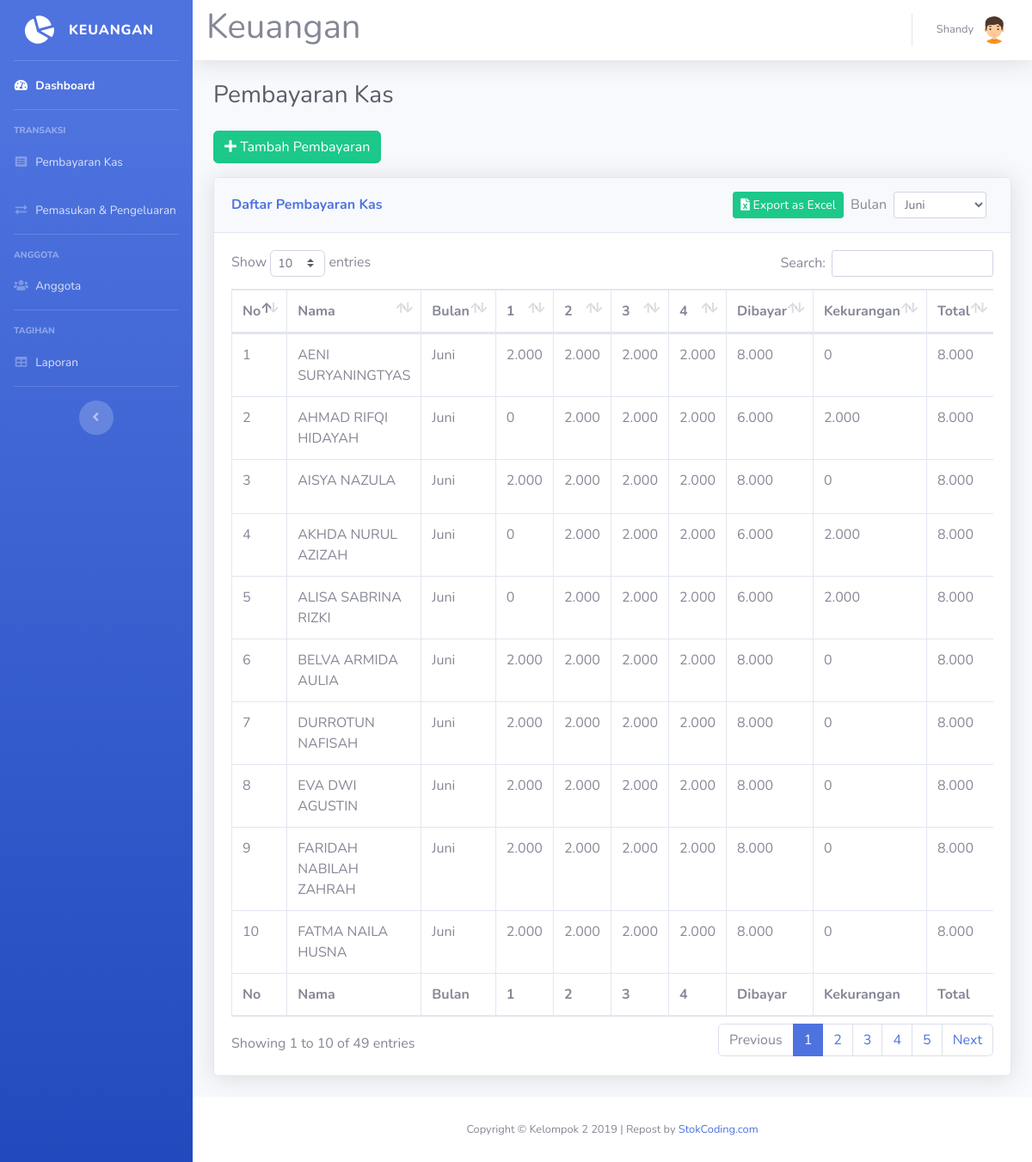
The page /pembayaran.php?bulan=Juni (signed in) on the database its author committed.
### tables this page shows
CREATE TABLE `pembayaran_kas` (
  `id_kas` int(11) NOT NULL,
  `nama` varchar(50) NOT NULL,
  `minggu_1` int(11) DEFAULT 0,
  `minggu_2` int(11) DEFAULT 0,
  `minggu_3` int(11) DEFAULT 0,
  `minggu_4` int(11) DEFAULT 0,
  `bulan` varchar(20) NOT NULL,
  `dibayar` int(11) DEFAULT 0,
  `kekurangan` int(11) DEFAULT 0,
  `total` int(11) DEFAULT 0
);

### pembayaran.php (the view, shortened to what this page needs)
<!DOCTYPE html>
<html lang="en">
<head>
  <link href="vendor/fontawesome-free/css/all.min.css" rel="stylesheet" type="text/css">
  <link href="css/sb-admin-2.min.css" rel="stylesheet">
  <link href="vendor/datatables/dataTables.bootstrap4.min.css" rel="stylesheet">
  <script src="https://cdn.jsdelivr.net/npm/@tailwindcss/browser@4"></script>
</head>
<body id="page-top">
<?php
require 'koneksi.php';
require 'sidebar.php';
$bulanOptions = ['Januari', 'Februari', 'Maret', 'April', 'Mei', 'Juni', 'Juli', 'Agustus', 'September', 'Oktober', 'November', 'Desember'];
$selectedBulan = isset($_GET['bulan']) ? $_GET['bulan'] : 'Januari';
$safeBulan = mysqli_real_escape_string($koneksi, $selectedBulan);
$queryKas = mysqli_query($koneksi, "SELECT * FROM pembayaran_kas WHERE bulan = '{$safeBulan}' ORDER BY nama");
?>
  <div id="content">
<?php require 'navbar.php'; ?>
    <div class="container-fluid">
      <div class="d-sm-flex align-items-center justify-content-between mb-4">
        <h1 class="h3 mb-0 text-gray-800">Pembayaran Kas</h1>
      </div>
      <button type="button" class="btn btn-success mb-3" data-toggle="modal" data-target="#modalTambahKas">
        <i class="fa fa-plus"></i> Tambah Pembayaran
      </button>
      <div class="card shadow mb-4" id="card-pembayaran-kas">
        <div class="card-header py-3 d-flex flex-row align-items-center justify-content-between">
          <h6 class="m-0 font-weight-bold text-primary">Daftar Pembayaran Kas</h6>
          <div class="d-flex align-items-center flex-wrap">
            <a href="export-pembayaran.php?bulan=<?php echo urlencode($selectedBulan); ?>" class="btn btn-success btn-sm mr-2" title="Simpan sebagai Excel">
              <i class="fas fa-file-excel"></i> Export as Excel
            </a>
            <form class="form-inline mb-0" method="get">
              <div class="form-group mr-2">
                <label for="filter-bulan" class="mr-2 mb-0">Bulan</label>
                <select id="filter-bulan" name="bulan" class="form-control form-control-sm" onchange="this.form.submit()">
<?php
foreach ($bulanOptions as $b) {
    $selected = ($selectedBulan === $b) ? 'selected' : '';
    echo '<option value="'.$b.'" '.$selected.'>'.$b.'</option>';
}
?>
                </select>
              </div>
            </form>
          </div>
        </div>
        <div class="card-body">
          <div class="table-responsive">
            <table class="table table-bordered" id="dataTable" width="100%" cellspacing="0">
              <thead>
                <tr>
                  <th>No</th>
                  <th>Nama</th>
                  <th>Bulan</th>
                  <th>1</th>
                  <th>2</th>
                  <th>3</th>
                  <th>4</th>
                  <th>Dibayar</th>
                  <th>Kekurangan</th>
                  <th>Total</th>
                </tr>
              </thead>
              <tfoot>
                <tr>
                  <th>No</th>
                  <th>Nama</th>
                  <th>Bulan</th>
                  <th>1</th>
                  <th>2</th>
                  <th>3</th>
                  <th>4</th>
                  <th>Dibayar</th>
                  <th>Kekurangan</th>
                  <th>Total</th>
                </tr>
              </tfoot>
              <tbody>
<?php
$no = 1;
while ($row = mysqli_fetch_assoc($queryKas)) {
    ?>
                <tr>
                  <td><?php echo $no++; ?></td>
                  <td><?php echo htmlspecialchars($row['nama'], ENT_QUOTES, 'UTF-8'); ?></td>
                  <td><?php echo htmlspecialchars($row['bulan'], ENT_QUOTES, 'UTF-8'); ?></td>
                  <td><?php echo number_format($row['minggu_1'], 0, ',', '.'); ?></td>
                  <td><?php echo number_format($row['minggu_2'], 0, ',', '.'); ?></td>
                  <td><?php echo number_format($row['minggu_3'], 0, ',', '.'); ?></td>
                  <td><?php echo number_format($row['minggu_4'], 0, ',', '.'); ?></td>
                  <td><?php echo number_format($row['dibayar'], 0, ',', '.'); ?></td>
                  <td><?php echo number_format($row['kekurangan'], 0, ',', '.'); ?></td>
                  <td><?php echo number_format($row['total'], 0, ',', '.'); ?></td>
                </tr>
<?php
}
?>
              </tbody>
            </table>
          </div>
        </div>
      </div>
    </div>
  </div>
<?php require 'footer.php'; ?>
    </div>
  </div>
</body>
</html>

### pembayaran.php (style rules this page uses)
body * { visibility: hidden; }
#card-pembayaran-kas, #card-pembayaran-kas * { visibility: visible; }
#card-pembayaran-kas { position: absolute; left: 0; top: 0; width: 100%; }
.card-header .btn, .card-header .form-inline { display: none !important; }

### rows shown on the page
pembayaran_kas: nama "AENI SURYANINGTYAS", bulan "Juni", minggu_1 "2.000", minggu_2 "2.000", minggu_3 "2.000", minggu_4 "2.000", dibayar "8.000", kekurangan "0", total "8.000"
pembayaran_kas: nama "AHMAD RIFQI HIDAYAH", bulan "Juni", minggu_1 "0", minggu_2 "2.000", minggu_3 "2.000", minggu_4 "2.000", dibayar "6.000", kekurangan "2.000", total "8.000"
pembayaran_kas: nama "AISYA NAZULA", bulan "Juni", minggu_1 "2.000", minggu_2 "2.000", minggu_3 "2.000", minggu_4 "2.000", dibayar "8.000", kekurangan "0", total "8.000"
pembayaran_kas: nama "AKHDA NURUL AZIZAH", bulan "Juni", minggu_1 "0", minggu_2 "2.000", minggu_3 "2.000", minggu_4 "2.000", dibayar "6.000", kekurangan "2.000", total "8.000"
pembayaran_kas: nama "ALISA SABRINA RIZKI", bulan "Juni", minggu_1 "0", minggu_2 "2.000", minggu_3 "2.000", minggu_4 "2.000", dibayar "6.000", kekurangan "2.000", total "8.000"
pembayaran_kas: nama "BELVA ARMIDA AULIA", bulan "Juni", minggu_1 "2.000", minggu_2 "2.000", minggu_3 "2.000", minggu_4 "2.000", dibayar "8.000", kekurangan "0", total "8.000"
pembayaran_kas: nama "DURROTUN NAFISAH", bulan "Juni", minggu_1 "2.000", minggu_2 "2.000", minggu_3 "2.000", minggu_4 "2.000", dibayar "8.000", kekurangan "0", total "8.000"
pembayaran_kas: nama "EVA DWI AGUSTIN", bulan "Juni", minggu_1 "2.000", minggu_2 "2.000", minggu_3 "2.000", minggu_4 "2.000", dibayar "8.000", kekurangan "0", total "8.000"
pembayaran_kas: nama "FARIDAH NABILAH ZAHRAH", bulan "Juni", minggu_1 "2.000", minggu_2 "2.000", minggu_3 "2.000", minggu_4 "2.000", dibayar "8.000", kekurangan "0", total "8.000"
pembayaran_kas: nama "FATMA NAILA HUSNA", bulan "Juni", minggu_1 "2.000", minggu_2 "2.000", minggu_3 "2.000", minggu_4 "2.000", dibayar "8.000", kekurangan "0", total "8.000"

### other values the page prints
$_SESSION['nama'] "Shandy"
form field bulan "Juni"
